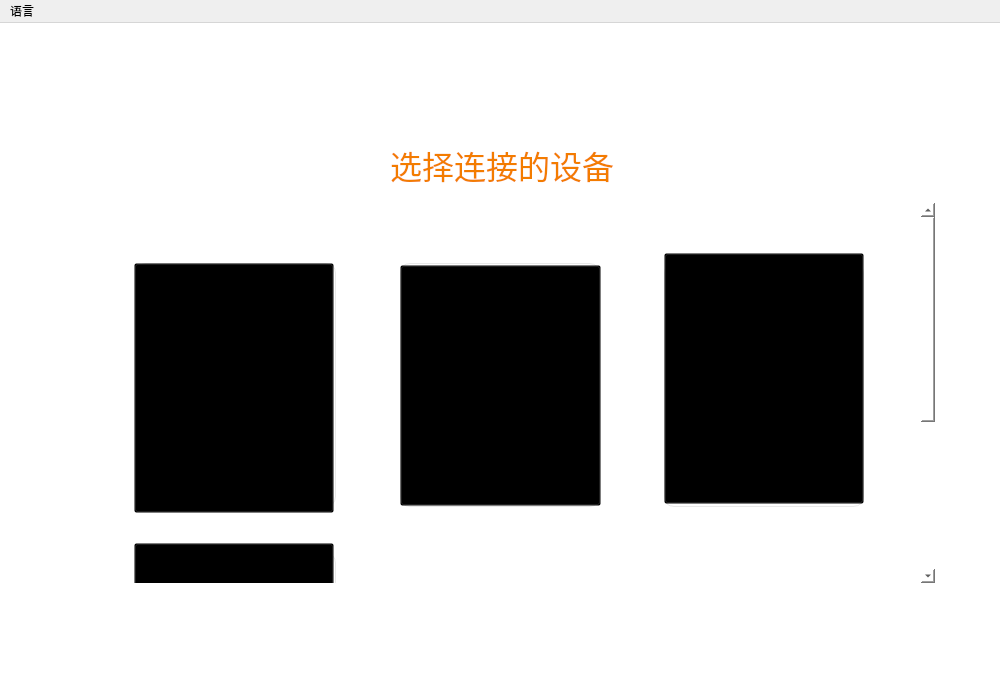
<?xml version="1.0" encoding="UTF-8"?>
<ui version="4.0">
 <class>MainWindow</class>
 <widget class="QMainWindow" name="MainWindow">
  <property name="geometry">
   <rect>
    <x>0</x>
    <y>0</y>
    <width>1000</width>
    <height>689</height>
   </rect>
  </property>
  <property name="windowTitle">
   <string>SRNE v0.1.4.2</string>
  </property>
  <property name="windowIcon">
   <iconset resource="../resources/images/ui.qrc">
    <normaloff>:/硕日logo.svg</normaloff>:/硕日logo.svg</iconset>
  </property>
  <property name="autoFillBackground">
   <bool>false</bool>
  </property>
  <property name="styleSheet">
   <string notr="true"/>
  </property>
  <property name="iconSize">
   <size>
    <width>111</width>
    <height>32</height>
   </size>
  </property>
  <widget class="QWidget" name="centralwidget">
   <widget class="QListView" name="listView">
    <property name="geometry">
     <rect>
      <x>0</x>
      <y>0</y>
      <width>1000</width>
      <height>689</height>
     </rect>
    </property>
    <property name="styleSheet">
     <string notr="true">background-image:url(:/背景.png)</string>
    </property>
    <property name="frameShape">
     <enum>QFrame::NoFrame</enum>
    </property>
   </widget>
   <widget class="QListView" name="listView_2">
    <property name="geometry">
     <rect>
      <x>55</x>
      <y>134</y>
      <width>891</width>
      <height>436</height>
     </rect>
    </property>
    <property name="styleSheet">
     <string notr="true">background-image:url(:/选择连接设备框.png)</string>
    </property>
    <property name="frameShape">
     <enum>QFrame::NoFrame</enum>
    </property>
   </widget>
   <widget class="QLabel" name="label">
    <property name="geometry">
     <rect>
      <x>390</x>
      <y>111</y>
      <width>231</width>
      <height>61</height>
     </rect>
    </property>
    <property name="font">
     <font>
      <family>微软雅黑</family>
      <pointsize>-1</pointsize>
      <italic>false</italic>
      <bold>false</bold>
     </font>
    </property>
    <property name="styleSheet">
     <string notr="true">background: transparent;
font-size: 32px;
font-family: &quot;微软雅黑&quot;;
color:#F37C00;</string>
    </property>
    <property name="text">
     <string>选择连接的设备</string>
    </property>
   </widget>
   <widget class="QScrollArea" name="scrollArea">
    <property name="geometry">
     <rect>
      <x>64</x>
      <y>180</y>
      <width>871</width>
      <height>380</height>
     </rect>
    </property>
    <property name="styleSheet">
     <string notr="true">background: transparent;</string>
    </property>
    <property name="frameShape">
     <enum>QFrame::NoFrame</enum>
    </property>
    <property name="widgetResizable">
     <bool>true</bool>
    </property>
    <widget class="QWidget" name="scrollAreaWidgetContents">
     <property name="geometry">
      <rect>
       <x>0</x>
       <y>0</y>
       <width>854</width>
       <height>650</height>
      </rect>
     </property>
     <property name="minimumSize">
      <size>
       <width>0</width>
       <height>650</height>
      </size>
     </property>
     <widget class="QListView" name="ac_bg">
      <property name="geometry">
       <rect>
        <x>72</x>
        <y>60</y>
        <width>200</width>
        <height>244</height>
       </rect>
      </property>
      <property name="styleSheet">
       <string notr="true">background-color:#FEFEFE;
border: 1px solid #E8E8E8;
border-top-left-radius:10px;
border-top-right-radius:10px;
border-bottom-left-radius:10px;
border-bottom-right-radius:10px;</string>
      </property>
      <property name="frameShape">
       <enum>QFrame::NoFrame</enum>
      </property>
      <property name="viewMode">
       <enum>QListView::ListMode</enum>
      </property>
     </widget>
     <widget class="QLabel" name="ac_text">
      <property name="geometry">
       <rect>
        <x>98</x>
        <y>240</y>
        <width>161</width>
        <height>31</height>
       </rect>
      </property>
      <property name="styleSheet">
       <string notr="true">color:#8A4600;
font-size:16pt;
text-align: center;
font-family: &quot;微软雅黑&quot;;</string>
      </property>
      <property name="text">
       <string>AC-DC 充电器</string>
      </property>
     </widget>
     <widget class="QListView" name="listView_6">
      <property name="geometry">
       <rect>
        <x>144</x>
        <y>100</y>
        <width>55</width>
        <height>113</height>
       </rect>
      </property>
      <property name="styleSheet">
       <string notr="true">background-image:url(:/AC-DC充电器.png)</string>
      </property>
      <property name="frameShape">
       <enum>QFrame::NoFrame</enum>
      </property>
     </widget>
     <widget class="QListView" name="bms_bg">
      <property name="geometry">
       <rect>
        <x>72</x>
        <y>350</y>
        <width>200</width>
        <height>244</height>
       </rect>
      </property>
      <property name="styleSheet">
       <string notr="true">background-color: #FEFEFE;
border: 1px solid #E8E8E8;
border-top-left-radius:10px;
border-top-right-radius:10px;
border-bottom-left-radius:10px;
border-bottom-right-radius:10px;</string>
      </property>
      <property name="frameShape">
       <enum>QFrame::NoFrame</enum>
      </property>
     </widget>
     <widget class="QLabel" name="bms_text">
      <property name="geometry">
       <rect>
        <x>147</x>
        <y>530</y>
        <width>51</width>
        <height>21</height>
       </rect>
      </property>
      <property name="styleSheet">
       <string notr="true">color:#8A4600;
font-size:16pt;
text-align: center;
font-family: &quot;微软雅黑&quot;;</string>
      </property>
      <property name="text">
       <string>BMS</string>
      </property>
     </widget>
     <widget class="QListView" name="listView_7">
      <property name="geometry">
       <rect>
        <x>135</x>
        <y>390</y>
        <width>70</width>
        <height>113</height>
       </rect>
      </property>
      <property name="styleSheet">
       <string notr="true">background-image:url(:/BMS.png)</string>
      </property>
      <property name="frameShape">
       <enum>QFrame::NoFrame</enum>
      </property>
     </widget>
     <widget class="QListView" name="inverter_bg">
      <property name="geometry">
       <rect>
        <x>600</x>
        <y>60</y>
        <width>200</width>
        <height>244</height>
       </rect>
      </property>
      <property name="styleSheet">
       <string notr="true">background-color: #FEFEFE;
border: 1px solid #E8E8E8;
border-top-left-radius:10px;
border-top-right-radius:10px;
border-bottom-left-radius:10px;
border-bottom-right-radius:10px;</string>
      </property>
      <property name="frameShape">
       <enum>QFrame::NoFrame</enum>
      </property>
     </widget>
     <widget class="QLabel" name="inverter_text">
      <property name="geometry">
       <rect>
        <x>624</x>
        <y>244</y>
        <width>171</width>
        <height>21</height>
       </rect>
      </property>
      <property name="layoutDirection">
       <enum>Qt::LeftToRight</enum>
      </property>
      <property name="styleSheet">
       <string notr="true">color:#8A4600;
font-size:16pt;
text-align: center;
font-family: &quot;微软雅黑&quot;;</string>
      </property>
      <property name="text">
       <string>工频离网逆变器</string>
      </property>
     </widget>
     <widget class="QListView" name="listView_8">
      <property name="geometry">
       <rect>
        <x>668</x>
        <y>92</y>
        <width>64</width>
        <height>126</height>
       </rect>
      </property>
      <property name="styleSheet">
       <string notr="true">background-image:url(:/工频离网逆变器.png)</string>
      </property>
      <property name="frameShape">
       <enum>QFrame::NoFrame</enum>
      </property>
     </widget>
     <widget class="QListView" name="dc_bg">
      <property name="geometry">
       <rect>
        <x>336</x>
        <y>60</y>
        <width>200</width>
        <height>244</height>
       </rect>
      </property>
      <property name="styleSheet">
       <string notr="true">background-color:#FEFEFE;
border: 1px solid #E8E8E8;
border-top-left-radius:10px;
border-top-right-radius:10px;
border-bottom-left-radius:10px;
border-bottom-right-radius:10px;</string>
      </property>
      <property name="frameShape">
       <enum>QFrame::NoFrame</enum>
      </property>
      <property name="viewMode">
       <enum>QListView::ListMode</enum>
      </property>
     </widget>
     <widget class="QLabel" name="dc_text">
      <property name="geometry">
       <rect>
        <x>370</x>
        <y>240</y>
        <width>161</width>
        <height>31</height>
       </rect>
      </property>
      <property name="styleSheet">
       <string notr="true">color:#8A4600;
font-size:16pt;
text-align: center;
font-family: &quot;微软雅黑&quot;;</string>
      </property>
      <property name="text">
       <string>DC-DC 充电器</string>
      </property>
     </widget>
     <widget class="QListView" name="listView_9">
      <property name="geometry">
       <rect>
        <x>379</x>
        <y>115</y>
        <width>120</width>
        <height>83</height>
       </rect>
      </property>
      <property name="styleSheet">
       <string notr="true">background-image:url(:/DC-DC充电器.png)</string>
      </property>
      <property name="frameShape">
       <enum>QFrame::NoFrame</enum>
      </property>
     </widget>
     <widget class="QPushButton" name="acchargerBtn">
      <property name="geometry">
       <rect>
        <x>70</x>
        <y>60</y>
        <width>200</width>
        <height>250</height>
       </rect>
      </property>
      <property name="minimumSize">
       <size>
        <width>0</width>
        <height>50</height>
       </size>
      </property>
      <property name="styleSheet">
       <string notr="true">background: transparent;</string>
      </property>
      <property name="text">
       <string/>
      </property>
     </widget>
     <widget class="QPushButton" name="bmsBtn">
      <property name="geometry">
       <rect>
        <x>70</x>
        <y>340</y>
        <width>200</width>
        <height>251</height>
       </rect>
      </property>
      <property name="minimumSize">
       <size>
        <width>0</width>
        <height>50</height>
       </size>
      </property>
      <property name="styleSheet">
       <string notr="true">background: transparent;</string>
      </property>
      <property name="text">
       <string/>
      </property>
     </widget>
     <widget class="QPushButton" name="InverterBtn">
      <property name="geometry">
       <rect>
        <x>600</x>
        <y>50</y>
        <width>200</width>
        <height>251</height>
       </rect>
      </property>
      <property name="minimumSize">
       <size>
        <width>0</width>
        <height>50</height>
       </size>
      </property>
      <property name="styleSheet">
       <string notr="true">background: transparent;</string>
      </property>
      <property name="text">
       <string/>
      </property>
     </widget>
     <widget class="QPushButton" name="dcchargerBtn">
      <property name="geometry">
       <rect>
        <x>336</x>
        <y>62</y>
        <width>201</width>
        <height>241</height>
       </rect>
      </property>
      <property name="styleSheet">
       <string notr="true">background: transparent;</string>
      </property>
      <property name="text">
       <string/>
      </property>
     </widget>
     <zorder>inverter_bg</zorder>
     <zorder>inverter_text</zorder>
     <zorder>ac_bg</zorder>
     <zorder>ac_text</zorder>
     <zorder>listView_6</zorder>
     <zorder>bms_bg</zorder>
     <zorder>listView_8</zorder>
     <zorder>dc_bg</zorder>
     <zorder>dc_text</zorder>
     <zorder>listView_9</zorder>
     <zorder>bms_text</zorder>
     <zorder>listView_7</zorder>
     <zorder>bmsBtn</zorder>
     <zorder>InverterBtn</zorder>
     <zorder>acchargerBtn</zorder>
     <zorder>dcchargerBtn</zorder>
    </widget>
   </widget>
  </widget>
  <widget class="QMenuBar" name="menubar">
   <property name="geometry">
    <rect>
     <x>0</x>
     <y>0</y>
     <width>1000</width>
     <height>22</height>
    </rect>
   </property>
   <widget class="QMenu" name="menu">
    <property name="geometry">
     <rect>
      <x>-1603</x>
      <y>303</y>
      <width>109</width>
      <height>82</height>
     </rect>
    </property>
    <property name="title">
     <string>语言</string>
    </property>
    <addaction name="lang_zh"/>
    <addaction name="lang_en"/>
   </widget>
   <addaction name="menu"/>
  </widget>
  <action name="lang_zh">
   <property name="text">
    <string>中文</string>
   </property>
  </action>
  <action name="lang_en">
   <property name="text">
    <string>English</string>
   </property>
  </action>
 </widget>
 <resources>
  <include location="../resources/images/ui.qrc"/>
 </resources>
 <connections/>
</ui>
